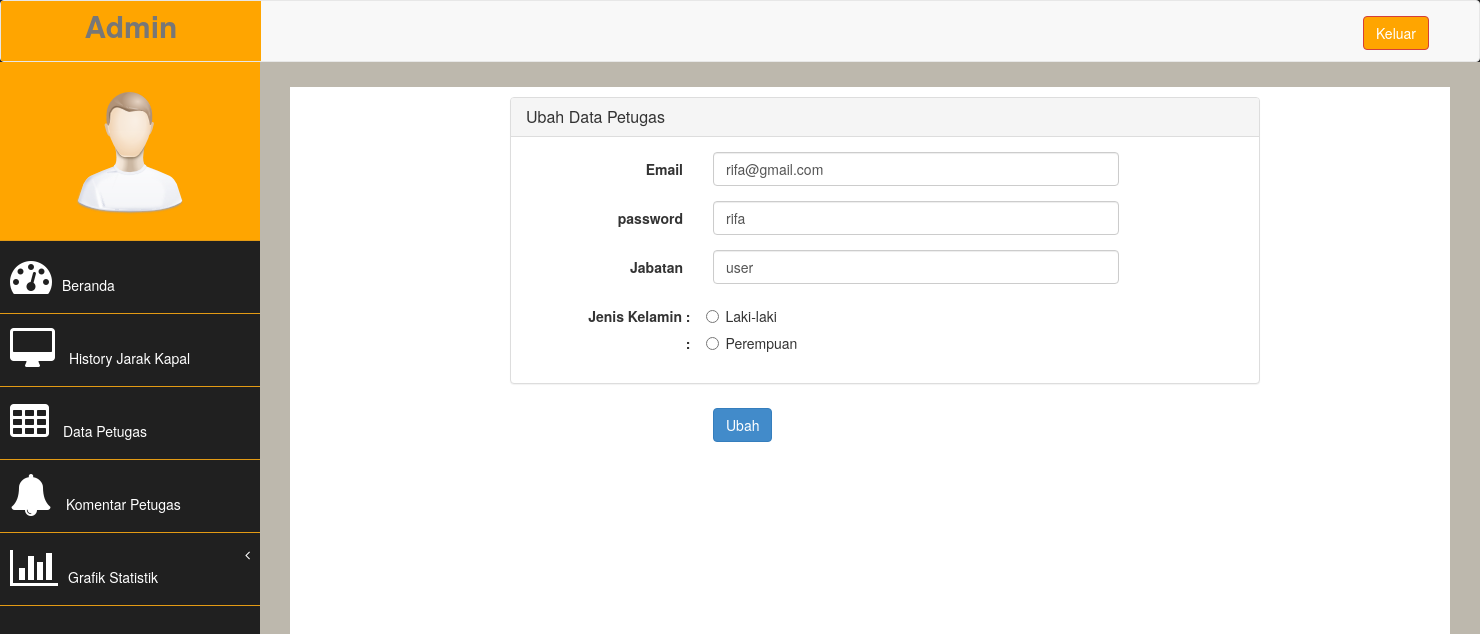
/admin/index.php?halaman=ubahpetugas&id=3 (signed in), run on the app's committed database.
### tables this page shows
CREATE TABLE `user` (
  `id_user` int(11) NOT NULL,
  `email` varchar(100) NOT NULL,
  `password` varchar(100) NOT NULL,
  `jabatan` varchar(100) NOT NULL,
  `jenis_kelamin` varchar(100) NOT NULL
);

### admin/ubahpetugas.php (the view, shortened to what this page needs)
<?php
include 'koneksi.php';
$ambil=$koneksi->query("SELECT * FROM user WHERE id_user='$_GET[id]'");
$pecah=$ambil->fetch_assoc();
?>
<!DOCTYPE html>
<html>
<head>
	<link rel="stylesheet" href="admin/assets/css/bootstrap.css">
</head>
<body>
	<div class="container">
		<div class="row">
			<div class="col-md-8 col-md-offset-2" >
				<div class="panel panel-default">
					<div class="panel-heading">
						<h3 class="panel-title">Ubah Data Petugas</h3>
					</div>
					<div class="panel-body">
						<form method="post" class="form-horizontal">
							<div class="form-group">
								<label class="control-label col-md-3">Email</label>
								<div class="col-md-7">
									<input type="text" name="email" class="form-control" value="<?php echo $pecah['email']; ?>">
								</div>
							</div>
							<div class="form-group">
								<label class="control-label col-md-3">password</label>
								<div class="col-md-7">
									<input type="text" name="password" class="form-control" value="<?php echo $pecah['password']; ?>">
								</div>
							</div>
							<div class="form-group">
								<label class="control-label col-md-3">Jabatan</label>
								<div class="col-md-7">
									<input type="text" name="jabatan" class="form-control" value="<?php echo $pecah['jabatan']; ?>">
								</div>
							</div>
							<label class="control-label col-md-3">Jenis Kelamin : </label>
							<div class="radio">
							 <label><input type="radio" name="jenis_kelamin" value="Laki-laki">Laki-laki</label>
							</div>
							<label class="control-label col-md-3"> :</label>
							<div class="radio">
							 <label><input type="radio" name="jenis_kelamin" value="Perempuan">Perempuan</label>
							</div>
							</div>
							<div class="form-group">
								<div class="col-md-7 col-md-offset-3">
									<br><br>
									<button class="btn btn-primary" name="ubah">Ubah</button>
								</div>
							</div>
					</div>
				</div>
			</div>
		</div>
	</div>
</body>
</html>

### admin/assets/css/custom.css (style rules this page uses)
body { font-family: 'Open Sans', sans-serif; }

### data on the page
user: email "rifa@gmail.com", password "rifa", jabatan "user"
